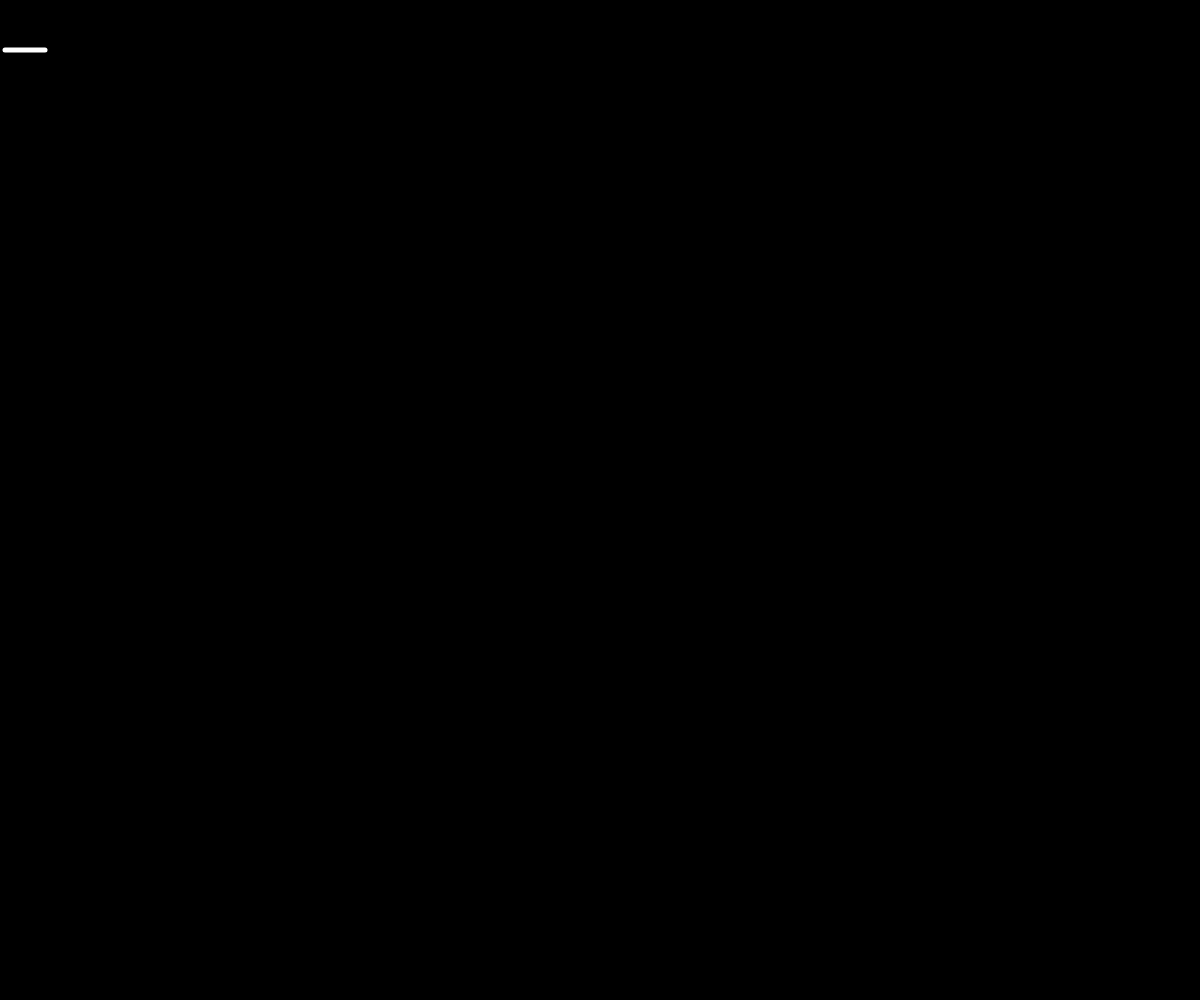
Frame 1 (no input)
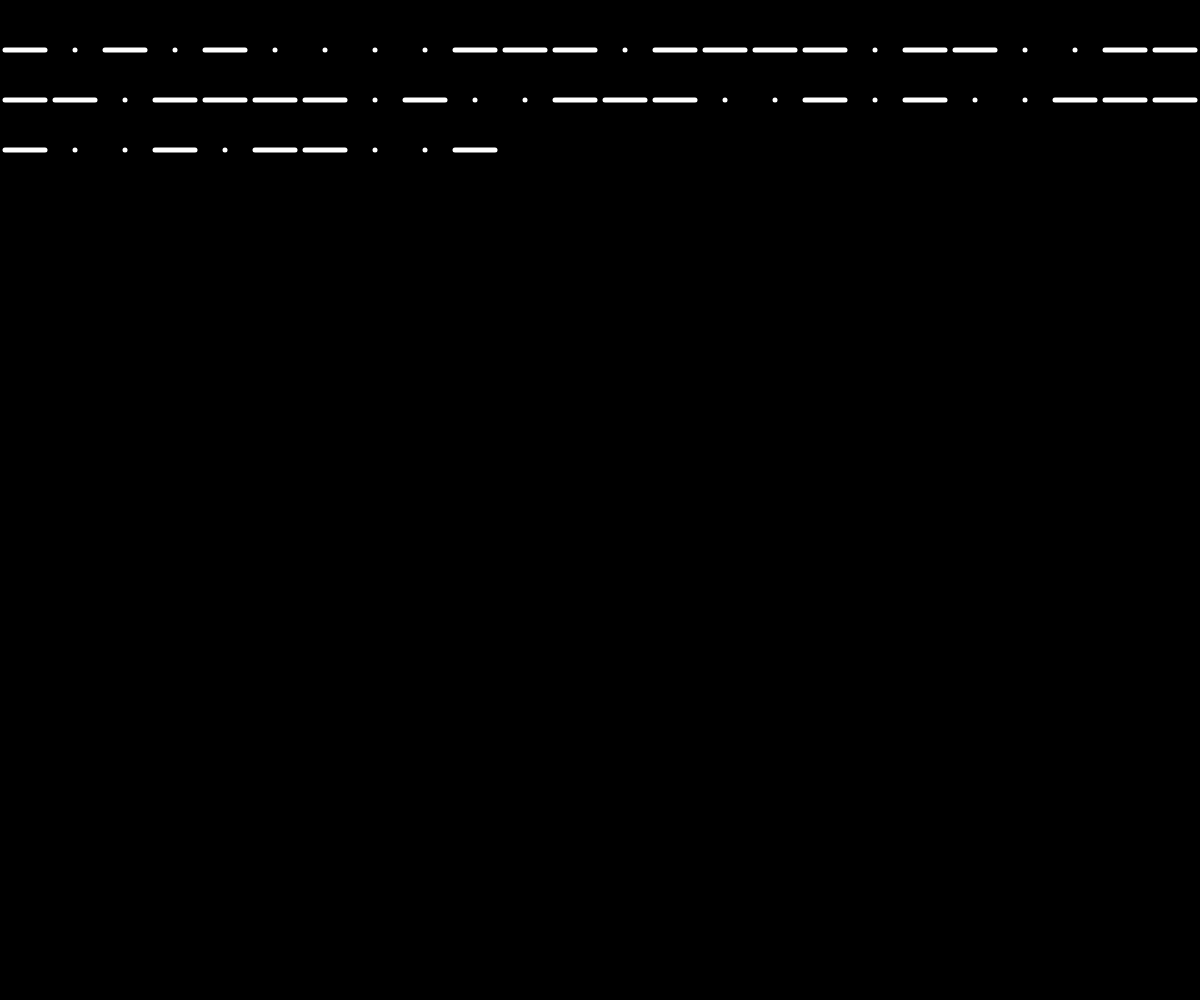
Frame 60 (no input)
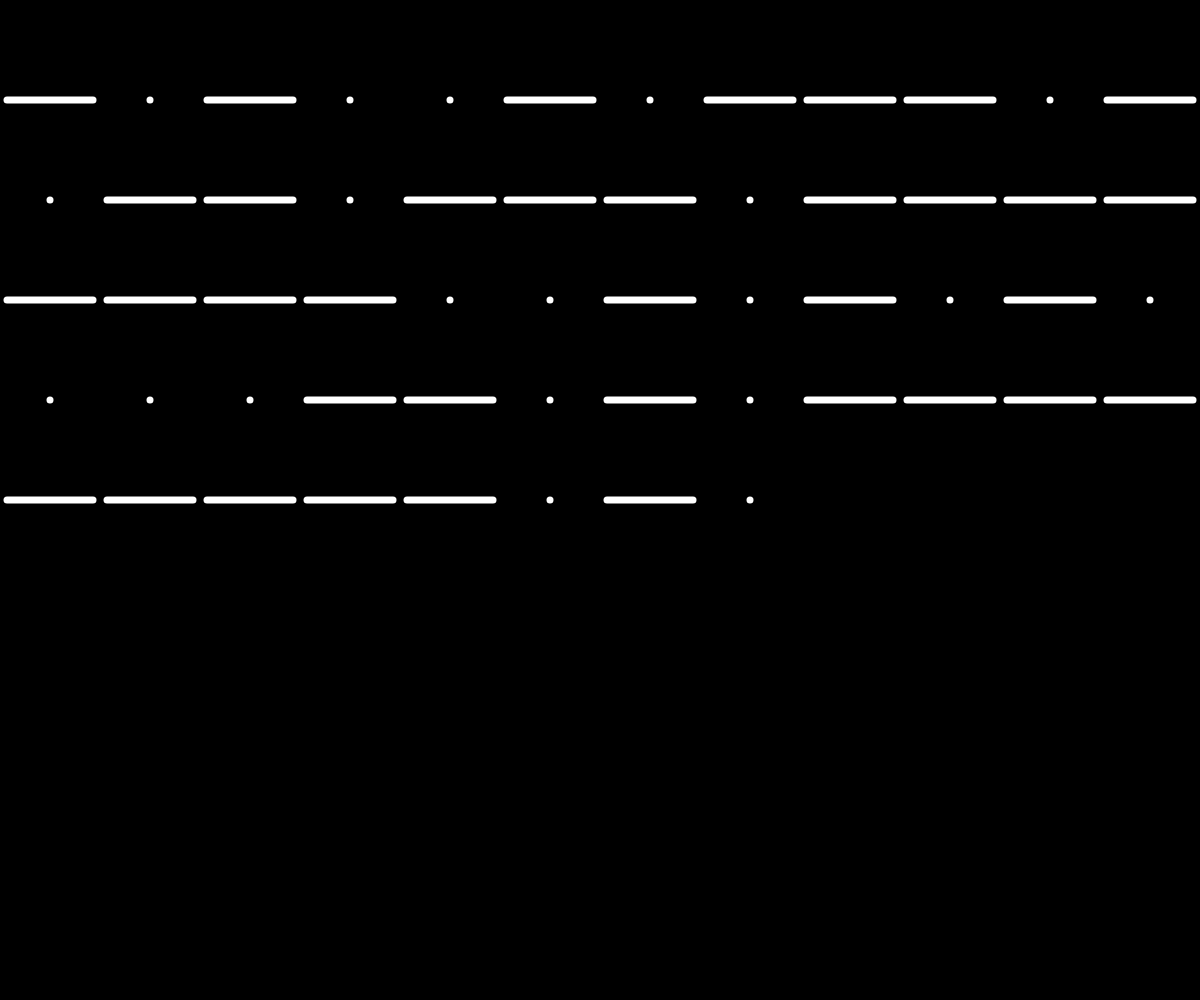
Frame 120 (the mouse pressed at the canvas centre since frame 60)

The p5.js sketch that drew these frames (run headless with seeded random() and noise() and a simulated clock; from frame 60 on, the mouse is pressed at the canvas centre):

// p5.js sketch
// ── sketch.js
// Daniel Shiffman
// http://codingtra.in
// http://patreon.com/codingtrain

// 10PRINT
// https://www.youtube.com/watch?v=bEyTZ5ZZxZs

let x = 0;
let y = 0;
let d = 50;
strokeSize=5;


function setup() {
  createCanvas(windowWidth,windowHeight);
  background(0);
 
}

function draw() {
   stroke(255);
   strokeWeight(strokeSize);
   if(random(1) < 0.4){
      point(x+d/2,y+d);
    }
    else{
      
      line(x + strokeSize,y + d,x + d - strokeSize,y + d);
    }
  x += d;
  if (x > width) {
    x = 0;
    y +=  d;
  }
 
  
  if (y > height) {
    background(0);
    strokeSize=strokeSize-2;
    d=d/2;
    x=0;
    y = 0;
  }

}

function mousePressed() {
  background(0);
    strokeSize=strokeSize+2;
    d=d*2;
    x=0;
    y = 0;
    }
  
